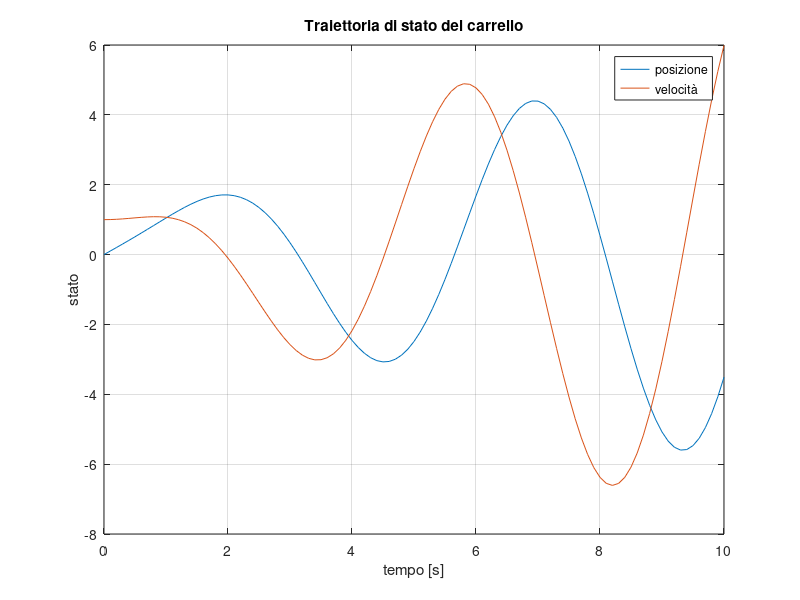

Recreate this plot in MATLAB.
%
% Esempio Carrello con Control System Toolbox
%
close all; clear all; clc;

% parametri fisici del sistema
mass = 0.5; % kg
elas = 1;   % costante elastica [N/m]

% condizione iniziale del carrello
pos_init = 0; % [m]
vel_init = 1; % [m/s]

% input applicato: sinusoidale con periodo 5 secondi
inp = @(t) sin(2.*pi.*t./5);

% intervallo di tempo
interv = 0:0.1:10; % da 0 a 10 secondi con passo 0.1

%% creazione oggetto sistema e soluzione equazione differenziale

% matrici del sistema
A = [0 1; -elas/mass 0];
B = [0; 1/mass];
C = [1 0];
D = 0;

% state-space model
modello = ss(A, B, C, D);

% soluzione equazione
uu = inp(interv);
x0 = [pos_init; vel_init];
[YY, TT, XX] = lsim(modello, uu, interv, x0);

%% plot

figure;
plot(TT,XX)
title('Traiettoria di stato del carrello')
xlim([0, 10])
xlabel('tempo [s]')
ylabel('stato')
legend('posizione', 'velocità')
grid on; zoom on; box on;
